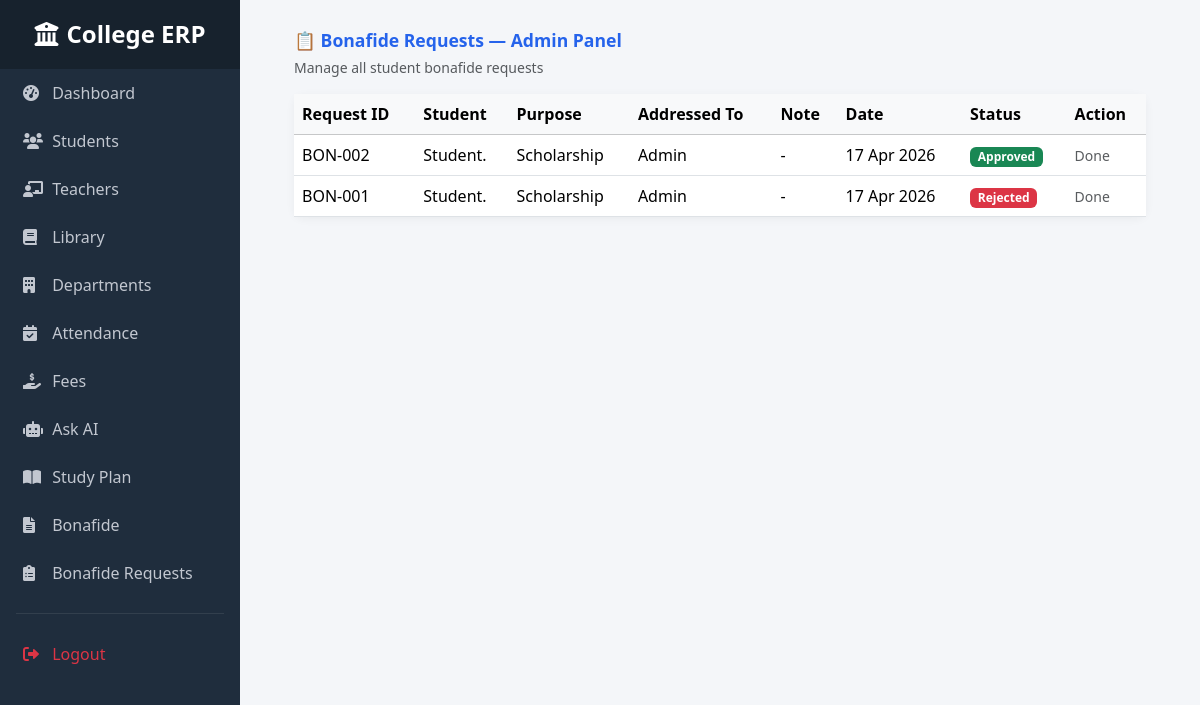
Screenshot of /bonafide/admin-panel/ (signed in) with the database file from the repository.
### bonafide/models.py (models this page shows, shortened)
class BonafideRequest(models.Model):
    STATUS_CHOICES = [
        ('pending', 'Pending'),
        ('approved', 'Approved'),
        ('rejected', 'Rejected'),
    ]
    PURPOSE_CHOICES = [
        ('bank', 'Bank Account Opening'),
        ('visa', 'Visa Application'),
        ('scholarship', 'Scholarship'),
        ('internship', 'Internship'),
        ('other', 'Other'),
    ]
    student = models.ForeignKey(
        settings.AUTH_USER_MODEL,
        on_delete=models.CASCADE,
        related_name='bonafide_requests'
    )
    purpose = models.CharField(max_length=50, choices=PURPOSE_CHOICES)
    addressed_to = models.CharField(max_length=200)
    note = models.TextField(blank=True)
    status = models.CharField(max_length=20, choices=STATUS_CHOICES, default='pending')
    created_at = models.DateTimeField(auto_now_add=True)
    updated_at = models.DateTimeField(auto_now=True)
    class Meta:
        ordering = ['-created_at']

### accounts/models.py (models this page shows)
class CustomUser(AbstractUser):
    ADMIN = 'ADMIN'
    STUDENT = 'STUDENT'
    STAFF = 'STAFF'
    ROLE_CHOICES = [(ADMIN, 'Admin'), (STUDENT, 'Student'), (STAFF, 'Staff')]
    role = models.CharField(max_length=10, choices=ROLE_CHOICES, default=STUDENT)
    phone = models.CharField(max_length=15, blank=True, null=True)
    profile_pic = models.ImageField(upload_to='profiles/', default='default.png')
    bio = models.TextField(max_length=500, blank=True)

### bonafide/views.py (the view)
# urls.py: path('admin-panel/', views.admin_bonafide, name='admin_bonafide'),
@staff_member_required
def admin_bonafide(request):
    all_requests = BonafideRequest.objects.all()
    context = {'all_requests': all_requests}
    return render(request, 'bonafide/admin_bonafide.html', context)

### college_erp/templates/bonafide/admin_bonafide.html (shortened to what this page needs)
{% extends 'base.html' %}
{% block content %}
<div class="container-fluid px-4">
    <h2 style="color:#2563eb; font-size:1.1rem; font-weight:600; margin-bottom:6px;">
        📋 Bonafide Requests — Admin Panel
    </h2>
    <p class="text-muted small mb-3">Manage all student bonafide requests</p>
    <div class="card">
        <div class="card-body p-0">
            <table class="table table-hover mb-0">
                <thead class="table-light">
                    <tr>
                        <th>Request ID</th>
                        <th>Student</th>
                        <th>Purpose</th>
                        <th>Addressed To</th>
                        <th>Note</th>
                        <th>Date</th>
                        <th>Status</th>
                        <th>Action</th>
                    </tr>
                </thead>
                <tbody>
                    {% for req in all_requests %}
                    <tr>
                        <td>BON-{{ req.id|stringformat:"03d" }}</td>
                        <td>{{ req.student.username }}</td>
                        <td>{{ req.get_purpose_display }}</td>
                        <td>{{ req.addressed_to }}</td>
                        <td>{{ req.note|default:"-" }}</td>
                        <td>{{ req.created_at|date:"d M Y" }}</td>
                        <td>
                            {% if req.status == 'pending' %}
                                <span class="badge bg-warning text-dark">Pending</span>
                            {% elif req.status == 'approved' %}
                                <span class="badge bg-success">Approved</span>
                            {% else %}
                                <span class="badge bg-danger">Rejected</span>
                            {% endif %}
                        </td>
                        <td>
                            {% if req.status == 'pending' %}
                            <form method="POST" action="{% url 'bonafide:update_status' req.id %}" style="display:inline;">
                                {% csrf_token %}
                                <button name="status" value="approved" class="btn btn-success btn-sm">✅ Approve</button>
                                <button name="status" value="rejected" class="btn btn-danger btn-sm">❌ Reject</button>
                            </form>
                            {% else %}
                                <span class="text-muted small">Done</span>
                            {% endif %}
                        </td>
                    </tr>
                    {% empty %}
                    <tr>
                        <td colspan="8" class="text-center text-muted py-4">No requests yet.</td>
                    </tr>
                    {% endfor %}
                </tbody>
            </table>
        </div>
    </div>
</div>
{% endblock %}

### college_erp/templates/base.html (style rules this page uses)
body { background: #f4f6f9; margin: 0; }
.card { border: none; border-radius: 10px; box-shadow: 0px 2px 10px rgba(0,0,0,0.05); }

### rows the page displays
BonafideRequest: id "002", student.username "Student.", purpose "Scholarship", addressed_to "Admin", note "-", created_at "17 Apr 2026", status "Approved"
BonafideRequest: id "001", student.username "Student.", purpose "Scholarship", addressed_to "Admin", note "-", created_at "17 Apr 2026", status "Rejected"
